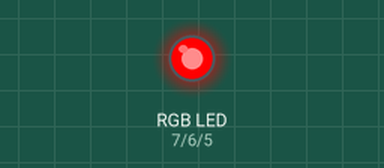
This sketch was run on a simulated Arduino Uno, built with avr-gcc and run on an emulated ATmega328P. On the bench: an RGB LED mixed from three pins (HIGH = lit).

Above: at 0.05 s.
At 1.45 s:
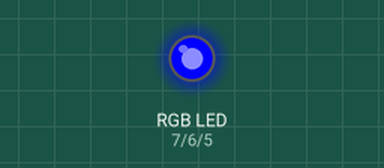
At 2.85 s:
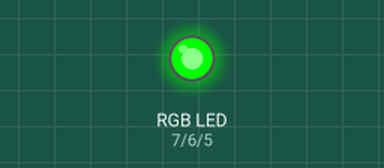
Timing chart, 0 to 3.1 s (numbered marks = the images above):
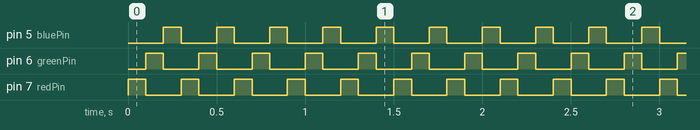

The sketch:

RGBLED3.ino
```cpp
// https://www.youtube.com/watch?v=IPOHARgRLE0

int redPin = 7;
int greenPin = 6;
int bluePin = 5;

void setup() {
  pinMode(redPin, OUTPUT);
  pinMode(greenPin, OUTPUT);
  pinMode(bluePin, OUTPUT);
}

void loop() {
  setColor(255, 0, 0);
  delay(100);
  setColor(0, 255, 0);
  delay(100);
  setColor(0, 0, 255);
  delay(100);
}

void setColor(int redValue, int greenValue, int blueValue) {
  analogWrite(redPin, redValue);
  analogWrite(greenPin, greenValue);
  analogWrite(bluePin, blueValue);
}
```

Measured:
- by itself, pin 5 (bluePin), pin 6 (greenPin), pin 7 (redPin): alternates HIGH for 0.10 s and LOW for 0.20 s
